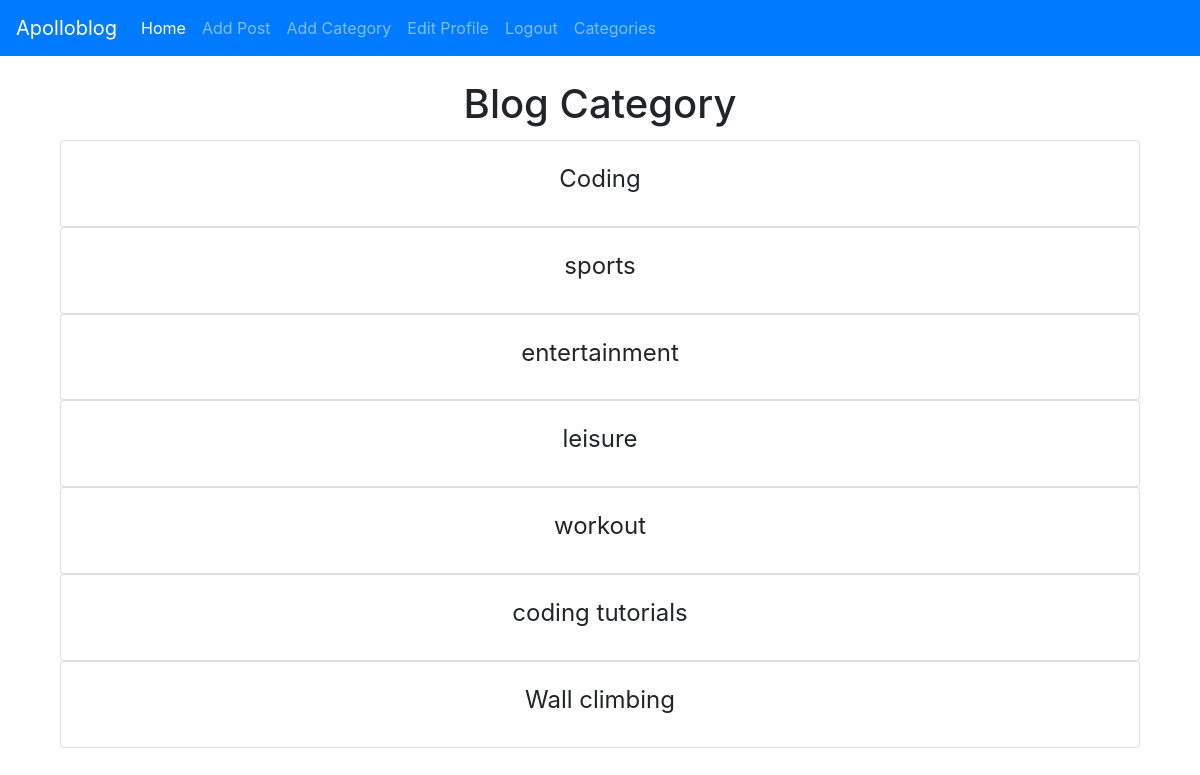
Screenshot of /category-list (signed in) with the database file from the repository.
### blogroot/models.py (models this page shows, shortened)
class Category(models.Model):
	name = models.CharField(max_length=255)
	def __str__(self):
		return self.name

### blogroot/views.py (the view)
# urls.py: path('category-list',CategoryListView, name='category-list'),
def CategoryListView(request):
	cat_menu_list = Category.objects.all()
	return render(request, 'category_list.html', {'cat_menu_list':cat_menu_list})

### blogroot/templates/category_list.html
{% extends 'base.html' %}
{% block content %}
{% if user.is_authenticated %}
<h1 class="card-title" align = center> {% block title %} Blog Category {% endblock %} </h1>
{% for item in cat_menu_list %}
<div class="container-fluid">
<div class="card">
<div class="card-body">
	<h4 align = center><a class="dropdown-item" href="{% url 'category' item|slugify %}">{{ item }}</a></h4>
</div>
</div>
</div>
{% endfor %}
{% else %}
You are not allowed here! (and you know it...)<br />
	<a href="{% url 'home' %}" class="btn btn-primary"> Back to Home </a>
{% endif %}
{% endblock %}

### rows the page displays
Category: name "Coding"
Category: name "sports"
Category: name "entertainment"
Category: name "leisure"
Category: name "workout"
Category: name "coding tutorials"
Category: name "Wall climbing"
